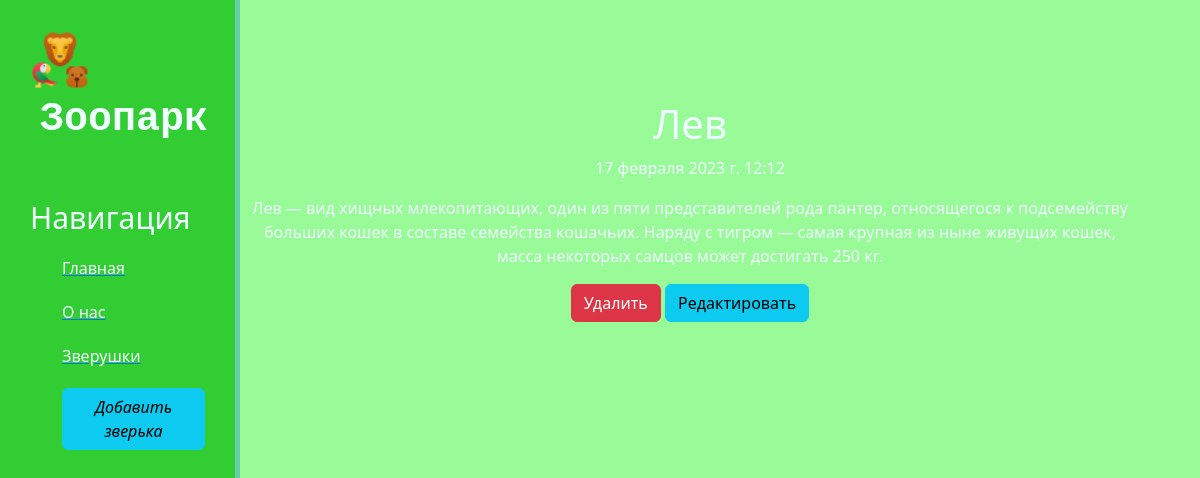
The page /news/2 on the database its author committed.
### news/models.py (models this page shows, shortened)
class Articles(models.Model):
    kind = models.CharField('Вид животного', max_length=50)
    name = models.CharField('Имя', max_length=250)
    full_text = models.TextField('Описание')
    date = models.DateTimeField('Дата публикации')
    img = models.ImageField(upload_to='%Y/%m/%d', verbose_name='Фотография')
    class Meta:
        verbose_name='Зверь'
        verbose_name_plural = 'Зверушки'

### news/views.py (the view)
# urls.py: path('<int:pk>', views.NewsDetailView.as_view(), name='news-detail'),
class NewsDetailView(DetailView):
    model=Articles
    template_name = 'news/detail_view.html'
    context_object_name = 'article'

### news/templates/news/detail_view.html (shortened to what this page needs)
{% extends 'main/wer.html' %}
{% load static %}
{% block content %}
    <div class="features">
        <h1>{{ article.kind }}</h1>
        <p>{{article.date}}</p>
        <p>{{article.full_text}}</p>
        <a href="{% url 'news-delete' article.id %}"class="btn btn-danger">Удалить</a>
        <a href="{% url 'news-update' article.id %}"class="btn btn-info">Редактировать</a>
    </div>
{% endblock %}

### main/static/main/css/main.css (style rules this page uses)
body { background: #98FB98; }
main .features { float: left; color: azure; margin-top: 100px; text-align: center; width: 75%; }

### rows shown on the page
Articles: kind "Лев", date "17 февраля 2023 г. 12:12", full_text "Лев — вид хищных млекопитающих, один из пяти представителей рода пантер, относящегося к подсемейству больших кошек в составе семейства кошачьих. Наряду с тигром — самая крупная из ныне живущих кошек, масса некоторых самцов может достигать 250 кг."
